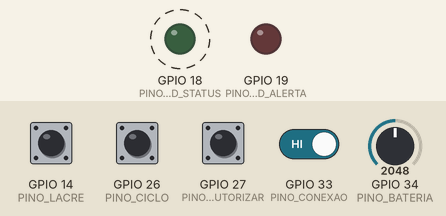
A sketch run on a simulated ESP32. Parts: output pins drawn as LEDs (lit = HIGH). Dashed ring = blinking. Inputs (shaded band) come from the test bench; at power-on: GPIO 14 (PINO_LACRE), GPIO 26 (PINO_CICLO), GPIO 27 (PINO_AUTORIZAR), GPIO 33 (PINO_CONEXAO) HIGH, GPIO 34 (PINO_BATERIA) = 2048. WiFi joins after 1.5 s; servers stay silent unless stated; no MQTT or app messages arrive unless stated; what the sketch prints to the serial monitor is not drawn.

Above: at 1.2 s.
1.3 s: GPIO 14 (PINO_LACRE) pulled LOW for 0.15 s
3.7 s: GPIO 26 (PINO_CICLO) pulled LOW for 0.15 s
5.5 s: GPIO 14 (PINO_LACRE) pulled LOW for 1 s
At 6.8 s:
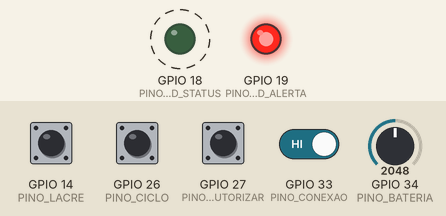
9.5 s: GPIO 34 (PINO_BATERIA) set to 491
12.5 s: GPIO 27 (PINO_AUTORIZAR) pulled LOW for 0.15 s
15.5 s: GPIO 33 (PINO_CONEXAO) driven LOW
Timing chart, 0 to 19.5 s (numbered marks = the images above; inputs shaded):
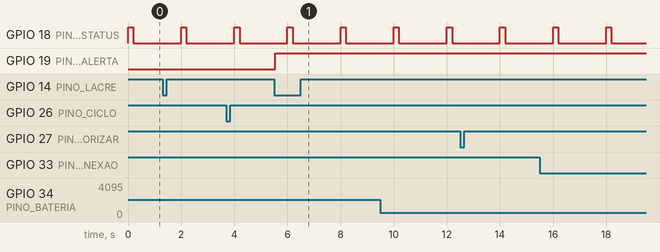

The sketch:

sketch.ino
```cpp
// Aula 12: demonstração cronometrada do ciclo completo do rastreador da Cerradinho.
// Reproduz o ciclo CI-009 do conjunto fictício (dados/ciclos.csv) com relógio
// acelerado: cada dia simulado dura DIA_SIMULADO_MS. Toda linha da serial com
// número começa pelo rótulo da origem: [configurado], [simulado] (potenciômetro e
// Wi-Fi do Wokwi) ou [medido no simulador]. O tempo t é o tempo simulado. A
// autonomia não é medida aqui: ela é estimativa do relatório, feita a partir do
// consumo medido na bancada.
#include <WiFi.h>
#include <PubSubClient.h>
#include <stdarg.h>

const char* BROKER = "broker.hivemq.com";            // P7: broker de sala não definido
const int PORTA_MQTT = 1883;
const char* TOPICO = "inteli/m04/t24/g00/rastreador"; // troque g00 pelo seu grupo

// Ciclo CI-009 do conjunto fictício: EQ-02 enviado ao FN-05 com o DV-02.
const char* ID_CICLO = "CI-009";
const char* ID_EQUIPAMENTO = "EQ-02";
const char* ID_FORNECEDOR = "FN-05";
const char* ID_DISPOSITIVO = "DV-02";
const char* NF_REMESSA = "NF-R-10063";
const int PRAZO_PREVISTO_DIAS = 30;                 // 23/07 a 22/08 em dados/ciclos.csv
const int LIMIAR_PERMANENCIA_DIAS = 150;            // referência inicial do TAPI
const int INTERVALO_LEITURA_DIAS = 7;               // atualização semanal do TAPI
const unsigned long DIA_SIMULADO_MS = 200;          // relógio acelerado da demonstração
const unsigned long JANELA_DEBOUNCE_MS = 20;        // Aula 02
const unsigned long JANELA_AUTORIZACAO_MS = 10000;  // desafio da Aula 02

const int PINO_CICLO = 26;      // botão: saída e, depois, retorno
const int PINO_LACRE = 14;      // botão: retirada ou rompimento do lacre
const int PINO_AUTORIZAR = 27;  // botão: autoriza a próxima retirada
const int PINO_CONEXAO = 33;    // chave: à direita há conexão, à esquerda não há
const int PINO_BATERIA = 34;    // potenciômetro no lugar do divisor da Aula 05
const int PINO_LED_STATUS = 18;
const int PINO_LED_ALERTA = 19;

struct Botao {
  int pino;
  int leituraAnterior;
  int estadoEstavel;
  unsigned long ultimaMudancaMs;
  unsigned long primeiraBordaMs;  // início do aperto, para medir o tempo de publicação
};

Botao botaoCiclo = {PINO_CICLO, HIGH, HIGH, 0, 0};
Botao botaoLacre = {PINO_LACRE, HIGH, HIGH, 0, 0};
Botao botaoAutorizar = {PINO_AUTORIZAR, HIGH, HIGH, 0, 0};

enum class Estado { VINCULADO, FORA, RETORNADO };
Estado estado = Estado::VINCULADO;

// Fila circular da Aula 04: eventos guardados sem conexão e enviados depois.
const int CAPACIDADE_FILA = 16;
char fila[CAPACIDADE_FILA][240];
unsigned long criadoEmMs[CAPACIDADE_FILA];
int inicioFila = 0;
int tamanhoFila = 0;

WiFiClient rede;
PubSubClient mqtt(rede);
unsigned long ultimaTentativaMs = 0;

unsigned long inicioCicloMs = 0;
int proximaLeituraDia = 0;
bool alertaAtraso = false;
bool alertaPermanencia = false;
bool lacreViolado = false;
bool autorizado = false;
unsigned long autorizadoEmMs = 0;

unsigned long eventos = 0, enviadosNaHora = 0, enviadosDepois = 0, perdidos = 0;
unsigned long violacoes = 0, retiradasAutorizadas = 0, maiorTempoMs = 0;

// Única saída de número na serial: rótulo da origem, depois o texto formatado.
void imprimir(const char* rotulo, const char* formato, ...) {
  char texto[300];
  va_list args;
  va_start(args, formato);
  vsnprintf(texto, sizeof(texto), formato, args);
  va_end(args);
  char linhaPronta[340];
  snprintf(linhaPronta, sizeof(linhaPronta), "%s %s", rotulo, texto);
  Serial.println(linhaPronta);
}

bool apertou(Botao& b) {
  int leitura = digitalRead(b.pino);
  if (leitura != b.leituraAnterior) {
    if (b.leituraAnterior == b.estadoEstavel) b.primeiraBordaMs = millis();
    b.ultimaMudancaMs = millis();
    b.leituraAnterior = leitura;
  }
  if (millis() - b.ultimaMudancaMs >= JANELA_DEBOUNCE_MS && leitura != b.estadoEstavel) {
    b.estadoEstavel = leitura;
    return leitura == LOW;
  }
  return false;
}

int diasFora() {
  if (estado != Estado::FORA) return 0;
  return (millis() - inicioCicloMs) / DIA_SIMULADO_MS;
}

bool conectado() {
  return digitalRead(PINO_CONEXAO) == HIGH && mqtt.connected();
}

void enfileirar(const char* json, unsigned long criadoMs) {
  if (tamanhoFila == CAPACIDADE_FILA) {   // fila cheia: descarta o mais antigo
    inicioFila = (inicioFila + 1) % CAPACIDADE_FILA;
    tamanhoFila--;
    perdidos++;
  }
  int fim = (inicioFila + tamanhoFila) % CAPACIDADE_FILA;
  strncpy(fila[fim], json, sizeof(fila[fim]) - 1);
  fila[fim][sizeof(fila[fim]) - 1] = '\0';
  criadoEmMs[fim] = criadoMs;
  tamanhoFila++;
  imprimir("[medido no simulador]", "  sem conexão: evento guardado, %d de %d na fila",
           tamanhoFila, CAPACIDADE_FILA);
}

void esvaziarFila() {
  while (tamanhoFila > 0 && conectado()) {
    if (!mqtt.publish(TOPICO, fila[inicioFila])) return;
    imprimir("[medido no simulador]", "  publicado depois da reconexão, %lu ms após o evento "
             "(QoS 0, sem confirmação de chegada)", millis() - criadoEmMs[inicioFila]);
    enviadosDepois++;
    inicioFila = (inicioFila + 1) % CAPACIDADE_FILA;
    tamanhoFila--;
  }
}

// doAperto: o evento nasceu de um botão, e o tempo conta do primeiro aperto.
void registrar(const char* tipo, unsigned long criadoMs, bool doAperto) {
  char json[240];
  snprintf(json, sizeof(json),
           "{\"ciclo\":\"%s\",\"dispositivo\":\"%s\",\"evento\":\"%s\",\"t_ms\":%lu,\"dias_fora\":%d,"
           "\"lacre\":\"%s\",\"bateria_adc\":%d,\"rssi_dbm\":%d,\"origem\":\"simulado\"}",
           ID_CICLO, ID_DISPOSITIVO, tipo, millis(), diasFora(), lacreViolado ? "violado" : "integro",
           analogRead(PINO_BATERIA), (int)WiFi.RSSI());
  eventos++;
  imprimir("[simulado]", "t = %lu ms | dia %d | %s", millis(), diasFora(), json);
  if (conectado() && mqtt.publish(TOPICO, json)) {
    unsigned long tempo = millis() - criadoMs;
    if (tempo > maiorTempoMs) maiorTempoMs = tempo;
    enviadosNaHora++;
    imprimir("[medido no simulador]", "  publicado em %lu ms (QoS 0, sem confirmação de chegada)%s",
             tempo, doAperto ? "; conta do primeiro aperto e inclui a janela de debounce" : "");
  } else {
    enfileirar(json, criadoMs);
  }
}

void manterConexao() {
  bool chaveLigada = digitalRead(PINO_CONEXAO) == HIGH;
  if (!chaveLigada) {
    if (mqtt.connected()) {
      mqtt.disconnect();
      Serial.println("Conexão desligada pela chave.");
    }
    return;
  }
  if (WiFi.status() != WL_CONNECTED) return;
  if (!mqtt.connected() && millis() - ultimaTentativaMs > 2000) {
    ultimaTentativaMs = millis();
    String id = String("m04-") + ID_DISPOSITIVO + "-" + String((uint32_t)ESP.getEfuseMac(), HEX);
    if (mqtt.connect(id.c_str())) Serial.println("Conectado ao broker.");
  }
  mqtt.loop();
  if (tamanhoFila > 0) esvaziarFila();
}

void imprimirResumo() {
  Serial.println("--- Resumo da demonstração ---");
  imprimir("[configurado]", "prazo %d dias, limiar %d dias (alerta acima dele), leitura a cada %d dias, "
           "dia simulado de %lu ms", PRAZO_PREVISTO_DIAS, LIMIAR_PERMANENCIA_DIAS,
           INTERVALO_LEITURA_DIAS, DIA_SIMULADO_MS);
  imprimir("[medido no simulador]", "eventos: %lu, publicados na hora: %lu, publicados depois: %lu, "
           "perdidos com a fila cheia: %lu", eventos, enviadosNaHora, enviadosDepois, perdidos);
  imprimir("[medido no simulador]", "violações: %lu, retiradas autorizadas: %lu",
           violacoes, retiradasAutorizadas);
  imprimir("[medido no simulador]", "maior tempo até a publicação na hora: %lu ms "
           "(QoS 0, sem confirmação de chegada)", maiorTempoMs);
  Serial.println("Autonomia: estimativa do relatório, a partir do consumo medido na bancada.");
}

void tratarBotaoCiclo() {
  if (estado == Estado::VINCULADO) {
    estado = Estado::FORA;
    inicioCicloMs = millis();
    proximaLeituraDia = INTERVALO_LEITURA_DIAS;
    imprimir("[configurado]", "Saída: %s para %s com a %s", ID_EQUIPAMENTO, ID_FORNECEDOR, NF_REMESSA);
    registrar("saida", botaoCiclo.primeiraBordaMs, true);
  } else if (estado == Estado::FORA) {
    registrar("retorno", botaoCiclo.primeiraBordaMs, true);
    imprimir("[simulado]", "Retorno depois de %d dias simulados.", diasFora());
    estado = Estado::RETORNADO;
    imprimirResumo();
    imprimir("[configurado]", "Dispositivo %s liberado; o histórico do ciclo fica no broker.",
             ID_DISPOSITIVO);
  } else {
    Serial.println("Ciclo encerrado. Um novo vínculo exige novo cadastro.");
  }
}

void tratarLacre() {
  if (estado != Estado::FORA) {
    Serial.println("Lacre ignorado: o equipamento não está fora.");
    return;
  }
  if (autorizado && millis() - autorizadoEmMs <= JANELA_AUTORIZACAO_MS) {
    autorizado = false;
    retiradasAutorizadas++;
    registrar("retirada_autorizada", botaoLacre.primeiraBordaMs, true);
  } else {
    autorizado = false;
    lacreViolado = true;
    violacoes++;
    registrar("violacao", botaoLacre.primeiraBordaMs, true);
  }
}

void acompanharCiclo() {
  if (estado != Estado::FORA) return;
  int dias = diasFora();
  if (dias >= proximaLeituraDia) {
    proximaLeituraDia += INTERVALO_LEITURA_DIAS;
    registrar("leitura_semanal", millis(), false);
  }
  if (dias > PRAZO_PREVISTO_DIAS && !alertaAtraso) {
    alertaAtraso = true;
    registrar("alerta_atraso", millis(), false);
  }
  if (dias > LIMIAR_PERMANENCIA_DIAS && !alertaPermanencia) {   // acima do limiar, como no TAPI
    alertaPermanencia = true;
    registrar("alerta_permanencia", millis(), false);
  }
}

void setup() {
  pinMode(PINO_CICLO, INPUT_PULLUP);
  pinMode(PINO_LACRE, INPUT_PULLUP);
  pinMode(PINO_AUTORIZAR, INPUT_PULLUP);
  pinMode(PINO_CONEXAO, INPUT);
  pinMode(PINO_LED_STATUS, OUTPUT);
  pinMode(PINO_LED_ALERTA, OUTPUT);
  Serial.begin(115200);
  WiFi.mode(WIFI_STA);
  WiFi.begin("Wokwi-GUEST", "", 6);
  mqtt.setServer(BROKER, PORTA_MQTT);
  mqtt.setSocketTimeout(2);   // com o broker fora do ar, connect() espera 2 s, não 15 s
  imprimir("[configurado]", "Rastreador %s vinculado ao %s, ciclo %s", ID_DISPOSITIVO, ID_EQUIPAMENTO,
           ID_CICLO);
  Serial.println("Aperte o botão do ciclo para registrar a saída.");
}

void loop() {
  manterConexao();
  if (apertou(botaoCiclo)) tratarBotaoCiclo();
  if (apertou(botaoAutorizar)) {
    autorizado = true;
    autorizadoEmMs = millis();
    imprimir("[configurado]", "Retirada autorizada pelos próximos %lu s.", JANELA_AUTORIZACAO_MS / 1000);
  }
  if (apertou(botaoLacre)) tratarLacre();
  acompanharCiclo();

  bool piscando = millis() % 2000 < 200;   // LED de status da Aula 01
  digitalWrite(PINO_LED_STATUS, piscando ? HIGH : LOW);
  digitalWrite(PINO_LED_ALERTA, alertaAtraso || alertaPermanencia || lacreViolado ? HIGH : LOW);
}
```

Measured:
- after the input at 5.5 s, GPIO 19 (PINO_LED_ALERTA): LOW → HIGH at once
- by itself, GPIO 18 (PINO_LED_STATUS): alternates HIGH for 0.20 s and LOW for 1.8 s
